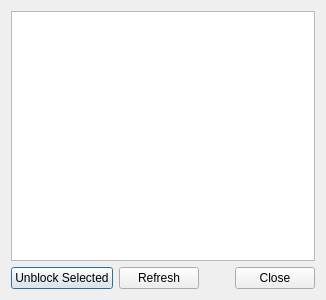
<ui version="4.0" >
 <class>iglist_dialog</class>
 <widget class="QDialog" name="iglist_dialog" >
  <property name="geometry" >
   <rect>
    <x>0</x>
    <y>0</y>
    <width>326</width>
    <height>300</height>
   </rect>
  </property>
  <property name="windowTitle" >
   <string>Ignore List</string>
  </property>
  <property name="windowIcon" >
   <iconset resource="icons.qrc" >:/new/prefix1/greenguy.png</iconset>
  </property>
  <layout class="QGridLayout" >
   <item row="0" column="0" >
    <widget class="QListWidget" name="list" >
     <property name="selectionMode" >
      <enum>QAbstractItemView::ExtendedSelection</enum>
     </property>
     <property name="sortingEnabled" >
      <bool>true</bool>
     </property>
    </widget>
   </item>
   <item row="1" column="0" >
    <layout class="QHBoxLayout" >
     <item>
      <widget class="QPushButton" name="unblock_button" >
       <property name="text" >
        <string>Unblock Selected</string>
       </property>
      </widget>
     </item>
     <item>
      <widget class="QPushButton" name="refresh_button" >
       <property name="text" >
        <string>Refresh</string>
       </property>
      </widget>
     </item>
     <item>
      <widget class="QDialogButtonBox" name="buttonBox" >
       <property name="orientation" >
        <enum>Qt::Horizontal</enum>
       </property>
       <property name="standardButtons" >
        <set>QDialogButtonBox::Close</set>
       </property>
      </widget>
     </item>
    </layout>
   </item>
  </layout>
 </widget>
 <tabstops>
  <tabstop>refresh_button</tabstop>
  <tabstop>buttonBox</tabstop>
  <tabstop>unblock_button</tabstop>
  <tabstop>list</tabstop>
 </tabstops>
 <resources>
  <include location="icons.qrc" />
 </resources>
 <connections>
  <connection>
   <sender>buttonBox</sender>
   <signal>accepted()</signal>
   <receiver>iglist_dialog</receiver>
   <slot>accept()</slot>
   <hints>
    <hint type="sourcelabel" >
     <x>248</x>
     <y>254</y>
    </hint>
    <hint type="destinationlabel" >
     <x>157</x>
     <y>274</y>
    </hint>
   </hints>
  </connection>
  <connection>
   <sender>buttonBox</sender>
   <signal>rejected()</signal>
   <receiver>iglist_dialog</receiver>
   <slot>accept()</slot>
   <hints>
    <hint type="sourcelabel" >
     <x>316</x>
     <y>260</y>
    </hint>
    <hint type="destinationlabel" >
     <x>286</x>
     <y>274</y>
    </hint>
   </hints>
  </connection>
 </connections>
</ui>
